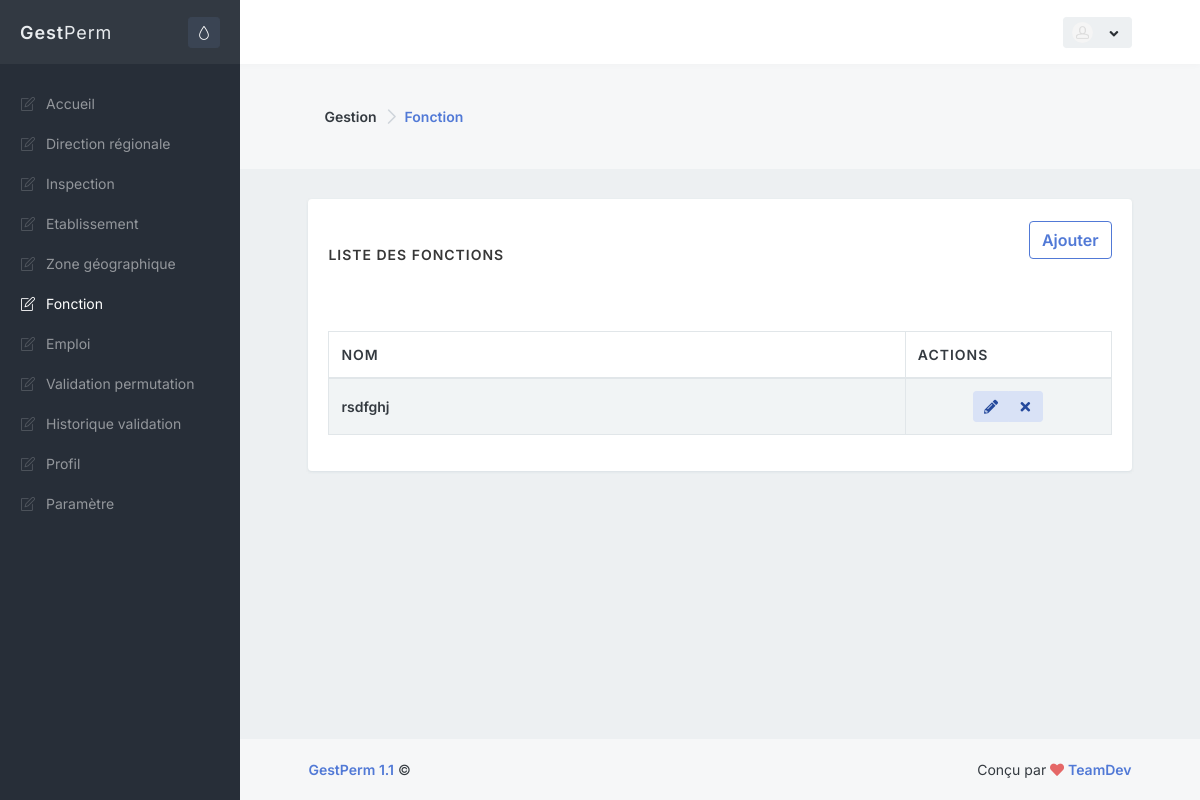
/admin/fonction.php, run on an earlier commit of the app's database.
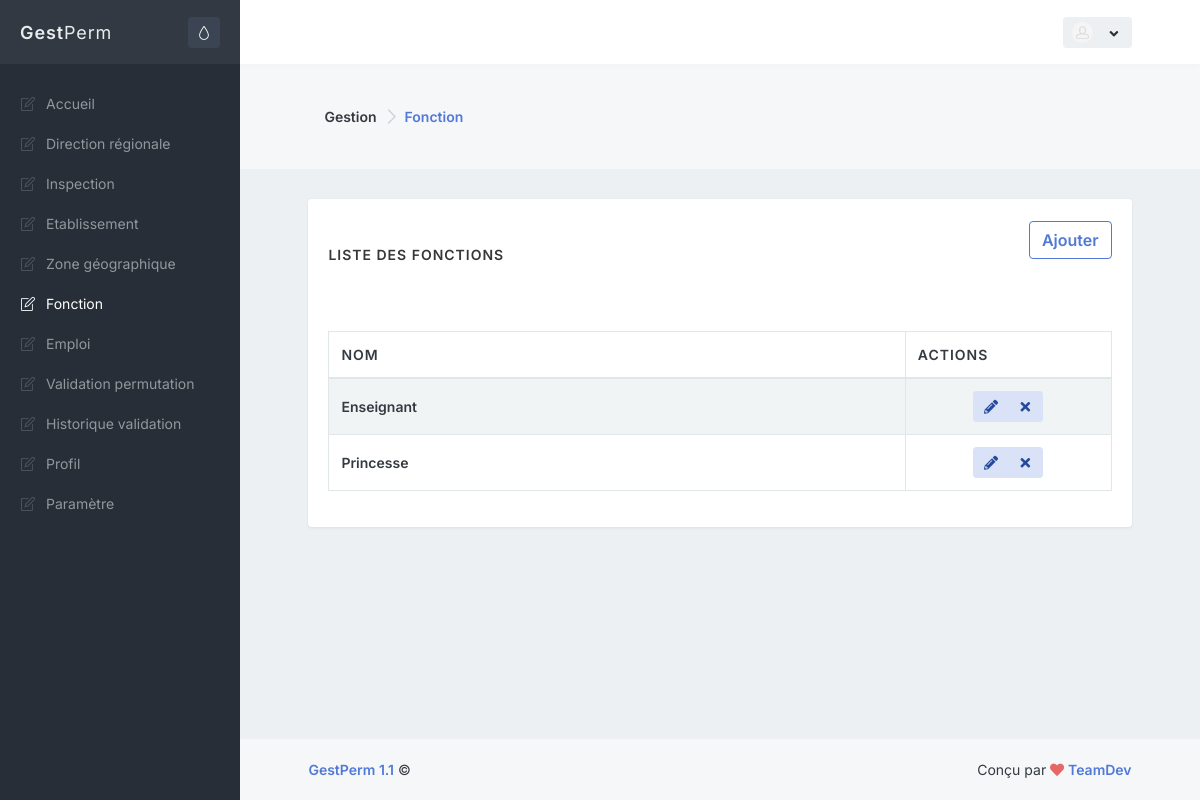
And on a later commit of the database.
### tables this page shows
CREATE TABLE IF NOT EXISTS `fonction` (
  `IdFonction` int(11) NOT NULL AUTO_INCREMENT,
  `NomFonction` varchar(255) NOT NULL,
  PRIMARY KEY (`IdFonction`)
);

### class/database.php (called while the page is built, shortened)
<?php
class Database
{
    private static $dbHost = "localhost";
    private static $dbName = "pct_db";
    private static $dbUsername = "root";
    private static $dbUserpassword = "";
    private static $connection = null;
    private static function connect()
    {
        if(self::$connection == null)
        {
            try
            {
              self::$connection = new PDO("mysql:host=" . self::$dbHost . ";dbname=" . self::$dbName , self::$dbUsername, self::$dbUserpassword, array(PDO::MYSQL_ATTR_INIT_COMMAND => 'SET NAMES UTF8' , PDO::ATTR_ERRMODE=>PDO::ERRMODE_WARNING));
            }
            catch(PDOException $e)
            {
                die($e->getMessage());
            }
        }
        return self::$connection;
    }
    private static function disconnect()
    {
        self::$connection = null;
    }
    public static function SelectQuery($query="")
    {
        if ($query<>"")
        {
            $req=self::$connection->prepare($query);
            try
            {
              $req->execute();
            }
            catch(Exception $e)
            {
                var_dump($query);
                die($e->getMessage());
            }
            return $req->fetchAll(PDO::FETCH_OBJ);
        }
        else return "";
    }
}
?>

### admin/fonction.php (the view, shortened to what this page needs)
<?php require 'inc/_global/views/head_start.php'; ?>
<?php require 'inc/_global/views/head_end.php'; ?>
<?php require 'inc/_global/views/page_start.php'; ?>
<div class="bg-body-light">
    <div class="content content-full">
        <div class="d-flex flex-column flex-sm-row justify-content-sm-between align-items-sm-center">
            <nav class="flex-sm-00-auto ml-sm-3" aria-label="breadcrumb">
                <ol class="breadcrumb breadcrumb-alt">
                    <li class="breadcrumb-item">Gestion</li>
                    <li class="breadcrumb-item" aria-current="page">
                        <a class="link-fx" href="">Fonction</a>
                    </li>
                </ol>
            </nav>
        </div>
   </div>
</div>
<div class="content">
    <div class="block block-rounded">
        <div class="block-header">
            <h3 class="block-title">Liste des fonctions <small</small></h3>
            <nav class="flex-sm-00-auto ml-sm-3" aria-label="breadcrumb">
                <ol class="breadcrumb breadcrumb-alt">
                    <li class="breadcrumb-item">
                        <button type="button" class="btn btn-outline-primary push" data-toggle="modal" data-target="#modal-block-popout">Ajouter</button>
                    </li>
                </ol>
            </nav>
        </div>
        <div class="block-content block-content-full">
            <table class="table table-bordered table-striped table-vcenter js-dataTable-full">
                <thead>
                    <tr>
                        <th class="d-none d-sm-table-cell" style="width: 42%;">Nom</th>
                        <th class="d-none d-sm-table-cell" style="width: 15%;">Actions</th>
                    </tr>
                </thead>
                <tbody>
                    <?php
                        $fonctions=Database::SelectQuery("SELECT * FROM fonction ORDER BY NomFonction ASC");
                        foreach($fonctions as $fonction):
                    ?>
                    <tr>
                        <td class="font-w600 font-size-sm"><?=$fonction->NomFonction?></td>
                        <td class="text-center">
                        <div class="btn-group">
                                <a href="#Edit-newdr-modal" data-toggle="modal" class="btn btn-sm btn-alt-primary editfonction"  data-idfonction="<?=$fonction->IdFonction ?>" data-nomfonction="<?=$fonction->NomFonction?>" title="Edit">
                                    <i class="fa fa-fw fa-pencil-alt" data-toggle="tooltip" title="Modifier"></i>
                                </a>
                                <a href="#Delete-newdr-modal" class="btn btn-sm btn-alt-primary todelete" data-idfonction="<?=$fonction->IdFonction?>" data-toggle="modal">
                                    <i class="fa fa-fw fa-times" data-toggle="tooltip" title="Supprimer"></i>
                                </a>
                            </div>
                        </td>
                    </tr>
                    <?php endforeach ?>
                </tbody>
            </table>
        </div>
    </div>
</div>
<?php require 'inc/_global/views/page_end.php'; ?>
<?php require 'inc/_global/views/footer_end.php'; ?>

What changed in the data, as far as the page shows it:
changed fonction: NomFonction "rsdfghj" → "Enseignant"
added fonction: NomFonction "Princesse"
